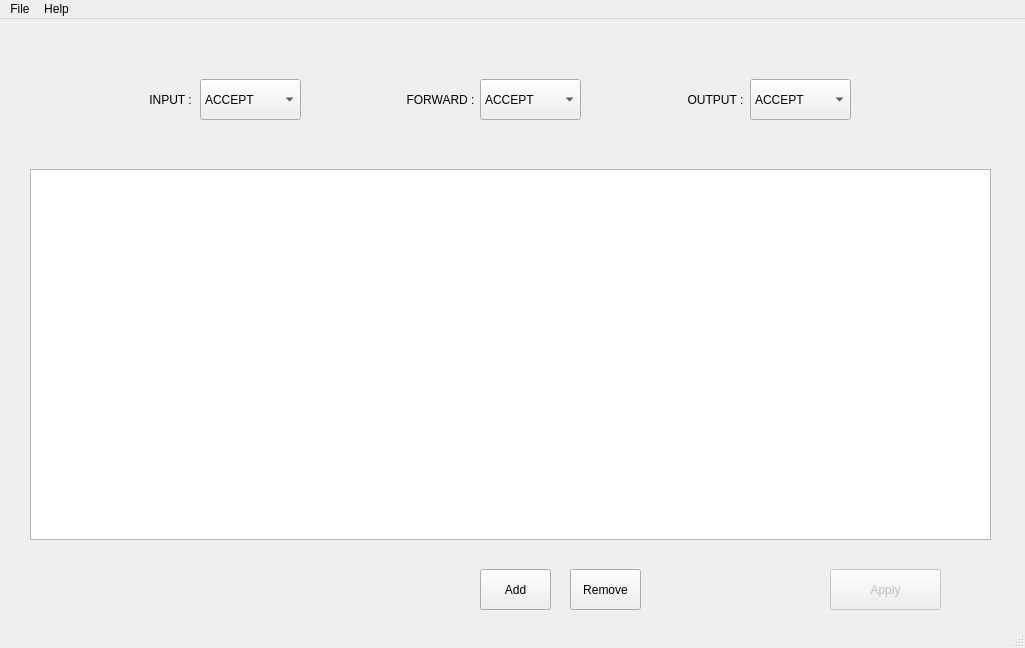
<?xml version="1.0" encoding="UTF-8"?>
<ui version="4.0">
 <class>MainWindow</class>
 <widget class="QMainWindow" name="MainWindow">
  <property name="geometry">
   <rect>
    <x>0</x>
    <y>0</y>
    <width>1025</width>
    <height>648</height>
   </rect>
  </property>
  <property name="minimumSize">
   <size>
    <width>1025</width>
    <height>648</height>
   </size>
  </property>
  <property name="maximumSize">
   <size>
    <width>1025</width>
    <height>648</height>
   </size>
  </property>
  <property name="windowTitle">
   <string>MyFireWall</string>
  </property>
  <property name="styleSheet">
   <string notr="true"/>
  </property>
  <widget class="QWidget" name="centralwidget">
   <widget class="QTableView" name="tableView">
    <property name="geometry">
     <rect>
      <x>30</x>
      <y>150</y>
      <width>961</width>
      <height>371</height>
     </rect>
    </property>
    <property name="minimumSize">
     <size>
      <width>800</width>
      <height>0</height>
     </size>
    </property>
    <property name="maximumSize">
     <size>
      <width>16777215</width>
      <height>16777215</height>
     </size>
    </property>
    <property name="styleSheet">
     <string notr="true">QScrollBar:vertical {
    background: #FFFFFF; /* Couleur de fond */
    width: 15px; /* Largeur de la barre de défilement */
    margin: 22px 0 22px 0; /* Marge autour de la barre de défilement */
}

QScrollBar::handle:vertical {
    background: #A9A9A9; /* Couleur de la poignée de la barre de défilement */
    min-height: 30px; /* Hauteur minimale de la poignée */
}

QScrollBar::add-line:vertical {
    background: #FFFFFF; /* Couleur de fond du bouton de défilement vers le bas */
    height: 20px; /* Hauteur du bouton de défilement vers le bas */
    subcontrol-position: bottom;
    subcontrol-origin: margin;
}

QScrollBar::sub-line:vertical {
    background: #FFFFFF; /* Couleur de fond du bouton de défilement vers le haut */
    height: 20px; /* Hauteur du bouton de défilement vers le haut */
    subcontrol-position: top;
    subcontrol-origin: margin;
}

QScrollBar::up-arrow:vertical, QScrollBar::down-arrow:vertical {
    background: #FFFFFF; /* Couleur de fond de la flèche */
}

QScrollBar::add-page:vertical, QScrollBar::sub-page:vertical {
    background: none; /* Couleur de fond de la zone de page */
}</string>
    </property>
    <property name="frameShape">
     <enum>QFrame::StyledPanel</enum>
    </property>
    <property name="frameShadow">
     <enum>QFrame::Raised</enum>
    </property>
    <property name="midLineWidth">
     <number>1</number>
    </property>
    <property name="verticalScrollBarPolicy">
     <enum>Qt::ScrollBarAsNeeded</enum>
    </property>
    <property name="horizontalScrollBarPolicy">
     <enum>Qt::ScrollBarAsNeeded</enum>
    </property>
    <property name="tabKeyNavigation">
     <bool>true</bool>
    </property>
    <property name="dragEnabled">
     <bool>false</bool>
    </property>
    <property name="dragDropOverwriteMode">
     <bool>true</bool>
    </property>
    <property name="dragDropMode">
     <enum>QAbstractItemView::DragDrop</enum>
    </property>
    <property name="defaultDropAction">
     <enum>Qt::IgnoreAction</enum>
    </property>
    <property name="alternatingRowColors">
     <bool>true</bool>
    </property>
    <property name="selectionMode">
     <enum>QAbstractItemView::ExtendedSelection</enum>
    </property>
    <property name="selectionBehavior">
     <enum>QAbstractItemView::SelectRows</enum>
    </property>
    <property name="textElideMode">
     <enum>Qt::ElideNone</enum>
    </property>
    <property name="verticalScrollMode">
     <enum>QAbstractItemView::ScrollPerPixel</enum>
    </property>
    <property name="horizontalScrollMode">
     <enum>QAbstractItemView::ScrollPerPixel</enum>
    </property>
    <property name="showGrid">
     <bool>false</bool>
    </property>
    <property name="gridStyle">
     <enum>Qt::NoPen</enum>
    </property>
    <property name="sortingEnabled">
     <bool>true</bool>
    </property>
    <property name="cornerButtonEnabled">
     <bool>false</bool>
    </property>
   </widget>
   <widget class="QComboBox" name="forward">
    <property name="geometry">
     <rect>
      <x>480</x>
      <y>60</y>
      <width>101</width>
      <height>41</height>
     </rect>
    </property>
    <property name="minimumSize">
     <size>
      <width>0</width>
      <height>0</height>
     </size>
    </property>
    <property name="maximumSize">
     <size>
      <width>16777215</width>
      <height>16777215</height>
     </size>
    </property>
    <item>
     <property name="text">
      <string>ACCEPT</string>
     </property>
     <property name="icon">
      <iconset theme="emblem-default">
       <normaloff>.</normaloff>.</iconset>
     </property>
    </item>
    <item>
     <property name="text">
      <string>DROP</string>
     </property>
     <property name="icon">
      <iconset theme="window-close">
       <normaloff>.</normaloff>.</iconset>
     </property>
    </item>
   </widget>
   <widget class="QLabel" name="label_11">
    <property name="geometry">
     <rect>
      <x>680</x>
      <y>60</y>
      <width>71</width>
      <height>41</height>
     </rect>
    </property>
    <property name="text">
     <string>OUTPUT :</string>
    </property>
    <property name="alignment">
     <set>Qt::AlignCenter</set>
    </property>
   </widget>
   <widget class="QLabel" name="label">
    <property name="geometry">
     <rect>
      <x>140</x>
      <y>60</y>
      <width>61</width>
      <height>41</height>
     </rect>
    </property>
    <property name="text">
     <string>INPUT :</string>
    </property>
    <property name="alignment">
     <set>Qt::AlignCenter</set>
    </property>
   </widget>
   <widget class="QComboBox" name="input">
    <property name="geometry">
     <rect>
      <x>200</x>
      <y>60</y>
      <width>101</width>
      <height>41</height>
     </rect>
    </property>
    <property name="minimumSize">
     <size>
      <width>0</width>
      <height>0</height>
     </size>
    </property>
    <property name="maximumSize">
     <size>
      <width>16777215</width>
      <height>16777215</height>
     </size>
    </property>
    <item>
     <property name="text">
      <string>ACCEPT</string>
     </property>
     <property name="icon">
      <iconset theme="emblem-default">
       <normaloff>.</normaloff>.</iconset>
     </property>
    </item>
    <item>
     <property name="text">
      <string>DROP</string>
     </property>
     <property name="icon">
      <iconset theme="window-close">
       <normaloff>.</normaloff>.</iconset>
     </property>
    </item>
   </widget>
   <widget class="QLabel" name="label_2">
    <property name="geometry">
     <rect>
      <x>400</x>
      <y>60</y>
      <width>81</width>
      <height>41</height>
     </rect>
    </property>
    <property name="text">
     <string>FORWARD :</string>
    </property>
    <property name="alignment">
     <set>Qt::AlignCenter</set>
    </property>
   </widget>
   <widget class="QComboBox" name="output">
    <property name="geometry">
     <rect>
      <x>750</x>
      <y>60</y>
      <width>101</width>
      <height>41</height>
     </rect>
    </property>
    <property name="minimumSize">
     <size>
      <width>0</width>
      <height>0</height>
     </size>
    </property>
    <property name="maximumSize">
     <size>
      <width>16777215</width>
      <height>16777215</height>
     </size>
    </property>
    <item>
     <property name="text">
      <string>ACCEPT</string>
     </property>
     <property name="icon">
      <iconset theme="emblem-default">
       <normaloff>.</normaloff>.</iconset>
     </property>
    </item>
    <item>
     <property name="text">
      <string>DROP</string>
     </property>
     <property name="icon">
      <iconset theme="window-close">
       <normaloff>.</normaloff>.</iconset>
     </property>
    </item>
   </widget>
   <widget class="QPushButton" name="add">
    <property name="geometry">
     <rect>
      <x>480</x>
      <y>550</y>
      <width>71</width>
      <height>41</height>
     </rect>
    </property>
    <property name="text">
     <string>Add</string>
    </property>
   </widget>
   <widget class="QPushButton" name="remove">
    <property name="geometry">
     <rect>
      <x>570</x>
      <y>550</y>
      <width>71</width>
      <height>41</height>
     </rect>
    </property>
    <property name="text">
     <string>Remove</string>
    </property>
   </widget>
   <widget class="QPushButton" name="apply">
    <property name="enabled">
     <bool>false</bool>
    </property>
    <property name="geometry">
     <rect>
      <x>830</x>
      <y>550</y>
      <width>111</width>
      <height>41</height>
     </rect>
    </property>
    <property name="text">
     <string>Apply</string>
    </property>
   </widget>
  </widget>
  <widget class="QMenuBar" name="menubar">
   <property name="geometry">
    <rect>
     <x>0</x>
     <y>0</y>
     <width>1025</width>
     <height>22</height>
    </rect>
   </property>
   <widget class="QMenu" name="menuMenu">
    <property name="title">
     <string>File</string>
    </property>
    <addaction name="actionNewFilter"/>
    <addaction name="actionOpenFilter"/>
    <addaction name="separator"/>
    <addaction name="actionSave"/>
    <addaction name="actionSaveAs"/>
    <addaction name="separator"/>
    <addaction name="actionStatus"/>
    <addaction name="actionReset"/>
    <addaction name="actionClear"/>
    <addaction name="separator"/>
    <addaction name="actionQuit"/>
   </widget>
   <widget class="QMenu" name="menuHelp">
    <property name="title">
     <string>Help</string>
    </property>
    <addaction name="actionAbout"/>
    <addaction name="actionSecurity"/>
    <addaction name="separator"/>
    <addaction name="actionSecurity_2"/>
   </widget>
   <addaction name="menuMenu"/>
   <addaction name="menuHelp"/>
  </widget>
  <widget class="QStatusBar" name="statusbar"/>
  <action name="actionNewFilter">
   <property name="text">
    <string>New Filter</string>
   </property>
  </action>
  <action name="actionOpenFilter">
   <property name="text">
    <string>Open Filter</string>
   </property>
  </action>
  <action name="actionSave">
   <property name="text">
    <string>Save</string>
   </property>
  </action>
  <action name="actionSaveAs">
   <property name="text">
    <string>Save As</string>
   </property>
  </action>
  <action name="actionAbout">
   <property name="text">
    <string>About MyFireWall</string>
   </property>
  </action>
  <action name="actionSecurity">
   <property name="text">
    <string>Technical Support</string>
   </property>
  </action>
  <action name="actionStatus">
   <property name="text">
    <string>Status</string>
   </property>
  </action>
  <action name="actionSecurity_2">
   <property name="text">
    <string>Security</string>
   </property>
  </action>
  <action name="actionReset">
   <property name="text">
    <string>Reset</string>
   </property>
  </action>
  <action name="actionClear">
   <property name="text">
    <string>Clear</string>
   </property>
  </action>
  <action name="actionQuit">
   <property name="text">
    <string>Quit</string>
   </property>
  </action>
 </widget>
 <resources/>
 <connections/>
</ui>
